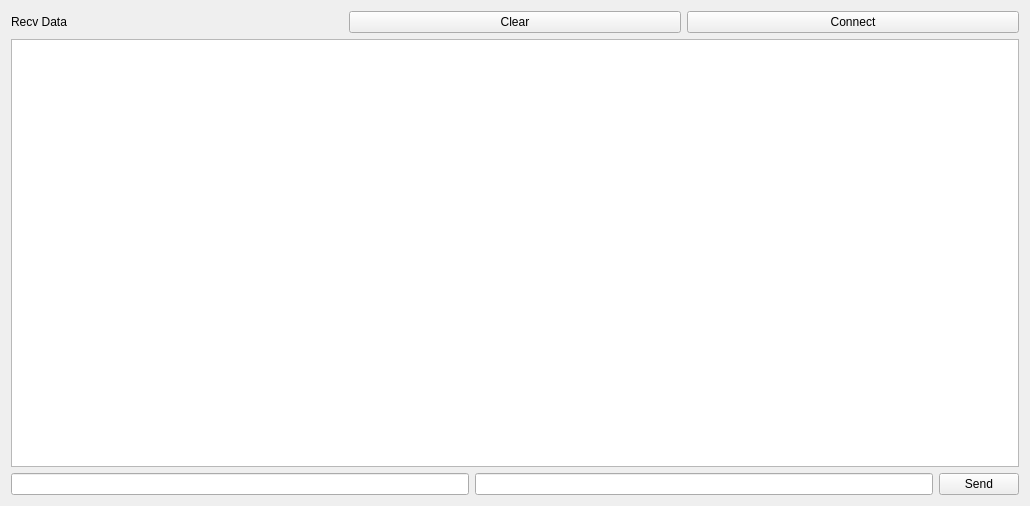
<?xml version="1.0" encoding="UTF-8"?>
<ui version="4.0">
 <class>Tab3SocketClient</class>
 <widget class="QWidget" name="Tab3SocketClient">
  <property name="geometry">
   <rect>
    <x>0</x>
    <y>0</y>
    <width>1030</width>
    <height>506</height>
   </rect>
  </property>
  <property name="focusPolicy">
   <enum>Qt::StrongFocus</enum>
  </property>
  <property name="windowTitle">
   <string>Form</string>
  </property>
  <layout class="QVBoxLayout" name="verticalLayout_2">
   <item>
    <layout class="QVBoxLayout" name="verticalLayout">
     <item>
      <layout class="QHBoxLayout" name="horizontalLayout">
       <item>
        <widget class="QLabel" name="label">
         <property name="text">
          <string>Recv Data</string>
         </property>
        </widget>
       </item>
       <item>
        <widget class="QPushButton" name="pPBRecvDataClear">
         <property name="text">
          <string>Clear</string>
         </property>
        </widget>
       </item>
       <item>
        <widget class="QPushButton" name="pPBServerConnect">
         <property name="text">
          <string>Connect</string>
         </property>
         <property name="checkable">
          <bool>true</bool>
         </property>
        </widget>
       </item>
      </layout>
     </item>
     <item>
      <layout class="QHBoxLayout" name="horizontalLayout_2">
       <item>
        <widget class="QTextEdit" name="pTErecvData"/>
       </item>
      </layout>
     </item>
     <item>
      <layout class="QHBoxLayout" name="horizontalLayout_3">
       <item>
        <widget class="QLineEdit" name="pLErecvId"/>
       </item>
       <item>
        <widget class="QLineEdit" name="pLEsendData"/>
       </item>
       <item>
        <widget class="QPushButton" name="pPBsendButton">
         <property name="text">
          <string>Send</string>
         </property>
        </widget>
       </item>
      </layout>
     </item>
    </layout>
   </item>
  </layout>
 </widget>
 <resources/>
 <connections/>
</ui>
